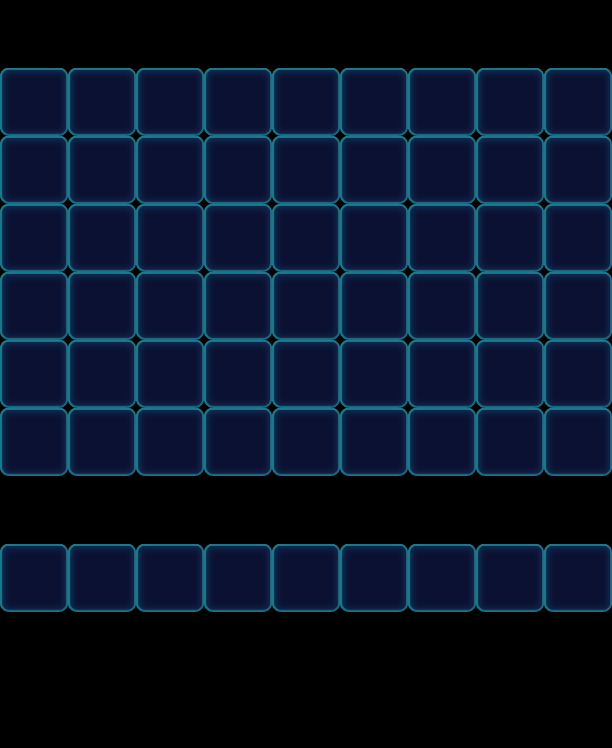

This is a level from a 2D game, rendered from its Tiled map with the project's own tilesets. A one-line summary and the map file follow, with tile-layer data summarised:
An orthogonal 9x11 tile map with 68x68 px tiles, 1 tile layer (Valid), 2 tilesets and 93 objects (44x Floor, 19x Ice, 19x Haze, 9x Factory_Normal, Monster, ...).

<map version="1.0" orientation="orthogonal" width="9" height="11" tilewidth="68" tileheight="68">
 <properties>
  <property name="Connect" value="08,01,1|18,11,1|28,21,1|38,31,1|48,41,1|58,51,1|68,61,1|78,71,1|88,81,1" />
 </properties>
 <tileset firstgid="1" name="game_grid1" tilewidth="68" tileheight="68">
  <image source="game_grid1.png" width="68" height="68" />
 </tileset>
 <tileset firstgid="2" name="map" tilewidth="68" tileheight="68">
  <image source="map.png" width="1024" height="1024" />
 </tileset>
 <layer name="Valid" width="9" height="11">
  <data>[99 cells, 63 non-empty, 1 distinct tile ids]</data>
 </layer>
 <objectgroup name="BottomObj" width="9" height="11">
  <object name="Jelly" type="Floor" gid="33" x="136" y="136">
   <properties>
    <property name="Layers" value="2" />
   </properties>
  </object>
  <object name="Jelly" type="Floor" gid="33" x="136" y="204">
   <properties>
    <property name="Layers" value="2" />
   </properties>
  </object>
  <object name="Jelly" type="Floor" gid="33" x="136" y="272">
   <properties>
    <property name="Layers" value="2" />
   </properties>
  </object>
  <object name="Jelly" type="Floor" gid="33" x="68" y="136">
   <properties>
    <property name="Layers" value="2" />
   </properties>
  </object>
  <object name="Jelly" type="Floor" gid="33" x="0" y="204">
   <properties>
    <property name="Layers" value="2" />
   </properties>
  </object>
  <object name="Jelly" type="Floor" gid="33" x="0" y="136">
   <properties>
    <property name="Layers" value="2" />
   </properties>
  </object>
  <object name="Jelly" type="Floor" gid="33" x="0" y="272">
   <properties>
    <property name="Layers" value="2" />
   </properties>
  </object>
  <object name="Jelly" type="Floor" gid="33" x="68" y="204">
   <properties>
    <property name="Layers" value="2" />
   </properties>
  </object>
  <object name="Jelly" type="Floor" gid="33" x="544" y="136">
   <properties>
    <property name="Layers" value="2" />
   </properties>
  </object>
  <object name="Jelly" type="Floor" gid="33" x="544" y="204">
   <properties>
    <property name="Layers" value="2" />
   </properties>
  </object>
  <object name="Jelly" type="Floor" gid="33" x="544" y="272">
   <properties>
    <property name="Layers" value="2" />
   </properties>
  </object>
  <object name="Jelly" type="Floor" gid="33" x="476" y="136">
   <properties>
    <property name="Layers" value="2" />
   </properties>
  </object>
  <object name="Jelly" type="Floor" gid="33" x="408" y="204">
   <properties>
    <property name="Layers" value="2" />
   </properties>
  </object>
  <object name="Jelly" type="Floor" gid="33" x="408" y="136">
   <properties>
    <property name="Layers" value="2" />
   </properties>
  </object>
  <object name="Jelly" type="Floor" gid="33" x="408" y="272">
   <properties>
    <property name="Layers" value="2" />
   </properties>
  </object>
  <object name="Jelly" type="Floor" gid="33" x="476" y="204">
   <properties>
    <property name="Layers" value="2" />
   </properties>
  </object>
  <object name="Jelly" type="Floor" gid="33" x="340" y="204">
   <properties>
    <property name="Layers" value="2" />
   </properties>
  </object>
  <object name="Jelly" type="Floor" gid="33" x="340" y="272">
   <properties>
    <property name="Layers" value="2" />
   </properties>
  </object>
  <object name="Jelly" type="Floor" gid="33" x="340" y="136">
   <properties>
    <property name="Layers" value="2" />
   </properties>
  </object>
  <object name="Jelly" type="Floor" gid="33" x="204" y="204">
   <properties>
    <property name="Layers" value="2" />
   </properties>
  </object>
  <object name="Jelly" type="Floor" gid="33" x="204" y="272">
   <properties>
    <property name="Layers" value="2" />
   </properties>
  </object>
  <object name="Jelly" type="Floor" gid="33" x="204" y="136">
   <properties>
    <property name="Layers" value="2" />
   </properties>
  </object>
  <object name="Jelly" type="Floor" gid="33" x="272" y="204">
   <properties>
    <property name="Layers" value="2" />
   </properties>
  </object>
  <object name="Jelly" type="Floor" gid="33" x="272" y="136">
   <properties>
    <property name="Layers" value="2" />
   </properties>
  </object>
  <object name="Jelly" type="Floor" gid="33" x="408" y="340">
   <properties>
    <property name="Layers" value="2" />
   </properties>
  </object>
  <object name="Jelly" type="Floor" gid="33" x="476" y="340">
   <properties>
    <property name="Layers" value="2" />
   </properties>
  </object>
  <object name="Jelly" type="Floor" gid="33" x="544" y="340">
   <properties>
    <property name="Layers" value="2" />
   </properties>
  </object>
  <object name="Jelly" type="Floor" gid="33" x="0" y="340">
   <properties>
    <property name="Layers" value="2" />
   </properties>
  </object>
  <object name="Jelly" type="Floor" gid="33" x="68" y="340">
   <properties>
    <property name="Layers" value="2" />
   </properties>
  </object>
  <object name="Jelly" type="Floor" gid="33" x="136" y="340">
   <properties>
    <property name="Layers" value="2" />
   </properties>
  </object>
  <object name="Jelly" type="Floor" gid="33" x="0" y="408">
   <properties>
    <property name="Layers" value="2" />
   </properties>
  </object>
  <object name="Jelly" type="Floor" gid="33" x="136" y="408">
   <properties>
    <property name="Layers" value="2" />
   </properties>
  </object>
  <object name="Jelly" type="Floor" gid="33" x="408" y="408">
   <properties>
    <property name="Layers" value="2" />
   </properties>
  </object>
  <object name="Jelly" type="Floor" gid="33" x="544" y="408">
   <properties>
    <property name="Layers" value="2" />
   </properties>
  </object>
  <object name="Jelly" type="Floor" gid="33" x="272" y="476">
   <properties>
    <property name="Layers" value="2" />
   </properties>
  </object>
  <object name="Jelly" type="Floor" gid="33" x="204" y="612">
   <properties>
    <property name="Layers" value="2" />
   </properties>
  </object>
  <object name="Jelly" type="Floor" gid="33" x="136" y="612">
   <properties>
    <property name="Layers" value="2" />
   </properties>
  </object>
  <object name="Jelly" type="Floor" gid="33" x="0" y="612">
   <properties>
    <property name="Layers" value="2" />
   </properties>
  </object>
  <object name="Jelly" type="Floor" gid="33" x="476" y="612">
   <properties>
    <property name="Layers" value="2" />
   </properties>
  </object>
  <object name="Jelly" type="Floor" gid="33" x="68" y="612">
   <properties>
    <property name="Layers" value="2" />
   </properties>
  </object>
  <object name="Jelly" type="Floor" gid="33" x="272" y="612">
   <properties>
    <property name="Layers" value="2" />
   </properties>
  </object>
  <object name="Jelly" type="Floor" gid="33" x="408" y="612">
   <properties>
    <property name="Layers" value="2" />
   </properties>
  </object>
  <object name="Jelly" type="Floor" gid="33" x="544" y="612">
   <properties>
    <property name="Layers" value="2" />
   </properties>
  </object>
  <object name="Jelly" type="Floor" gid="33" x="340" y="612">
   <properties>
    <property name="Layers" value="2" />
   </properties>
  </object>
 </objectgroup>
 <objectgroup name="MiddleObj" width="9" height="11">
  <object name="53" type="Monster" gid="18" x="272" y="476">
   <properties>
    <property name="Color" value="Pink" />
   </properties>
  </object>
 </objectgroup>
 <objectgroup color="#000000" name="TopObj" width="9" height="11">
  <!-- 29 objects omitted --></objectgroup>
 <objectgroup color="#00ff00" name="CeilObj" width="9" height="11">
  <!-- 19 objects omitted --></objectgroup>
</map>
<!-- 48 of 93 objects omitted -->
